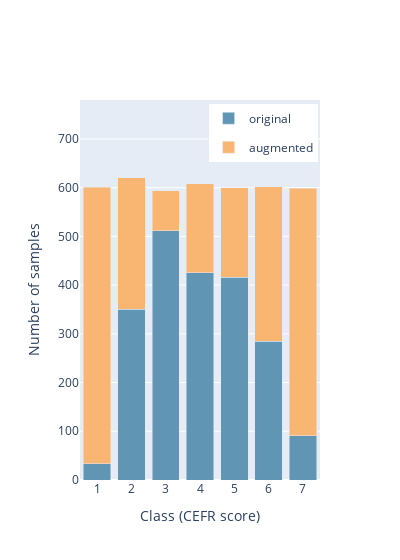

Write notebook code for a chart like this one.
### Code cell
bar_os.marker.color = colour_map['augmented']
bar_os.name = 'augmented'
bar_os.showlegend = True
bar_base.showlegend = True
bar_base.name = 'original'

fig_3 = go.Figure(bar_base)
fig_3.add_trace(bar_os)
fig_3.update_layout(barmode='stack', width=400, 
                    legend=dict(yanchor='top', xanchor='right', y=0.99, x=0.99), 
                    xaxis=dict(title='Class (CEFR score)', dtick=1), 
                    yaxis=dict(title='Number of samples'), 
                    yaxis_range=[0,780])
fig_3.show()

### Figure 1 — Plotly figure (JSON) as saved in the notebook; plotly's stock layout.template omitted (floating-point values rounded to 4 significant figures)
{"data": [{"marker": {"color": "#6096B4"}, "name": "original", "showlegend": true, "type": "bar", "x": [1, 2, 3, 4, 5, 6, 7], "y": [33, 350, 512, 425, 416, 285, 91]}, {"legendgroup": "augmented", "marker": {"color": "#F9B572"}, "name": "augmented", "showlegend": true, "type": "bar", "x": [1, 2, 3, 4, 5, 6, 7], "y": [568, 270, 82, 183, 184, 317, 508]}], "layout": {"barmode": "stack", "legend": {"x": 0.99, "xanchor": "right", "y": 0.99, "yanchor": "top"}, "width": 400, "xaxis": {"dtick": 1, "title": {"text": "Class (CEFR score)"}}, "yaxis": {"range": [0, 780], "title": {"text": "Number of samples"}}}}
